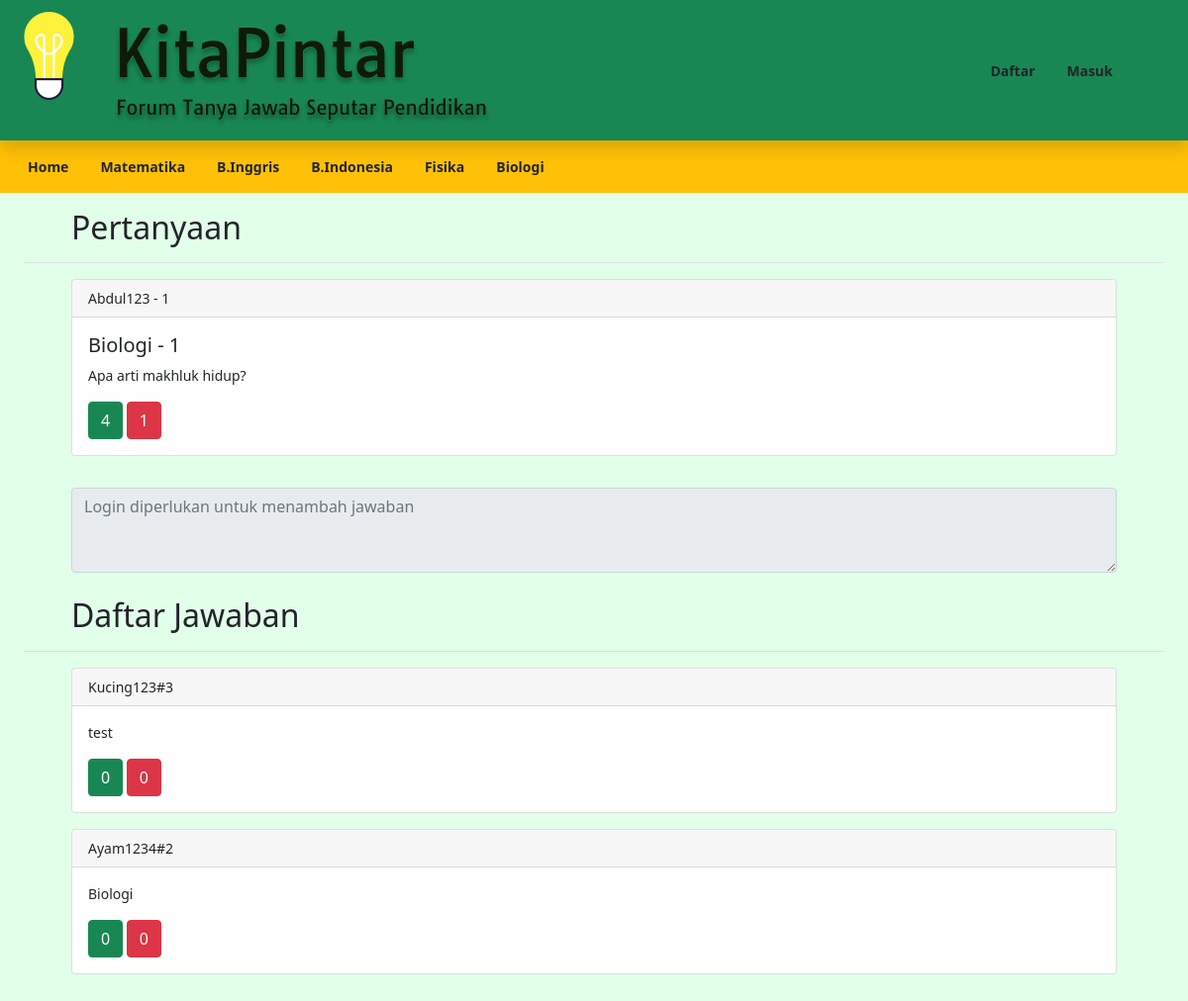
The page /answer.php?qID=1 on the database its author committed.
### tables this page shows
CREATE TABLE `question` (
  `questionid` int(11) NOT NULL,
  `userid` int(11) NOT NULL,
  `subjectid` int(11) NOT NULL,
  `questiontext` varchar(1000) NOT NULL,
  `questionup` int(11) NOT NULL DEFAULT 0,
  `questiondown` int(11) NOT NULL DEFAULT 0
);

CREATE TABLE `users` (
  `userid` int(11) NOT NULL,
  `username` varchar(50) NOT NULL,
  `useremail` varchar(50) NOT NULL,
  `password` varchar(100) NOT NULL,
  `userrole` enum('owner','admin','user','') NOT NULL
);

CREATE TABLE `subject` (
  `subjectid` int(11) NOT NULL,
  `subjectname` varchar(50) NOT NULL
);

CREATE TABLE `answer` (
  `answerid` int(11) NOT NULL,
  `questionid` int(11) NOT NULL,
  `userid` int(11) NOT NULL,
  `answertext` varchar(500) NOT NULL,
  `answerup` int(11) NOT NULL DEFAULT 0,
  `answerdown` int(11) NOT NULL DEFAULT 0
);

### answer.php (the view, shortened to what this page needs)
<?php
  include 'header.php';
?>
<div class="container-fluid">
  <div class="row">
    <main class="col-md-12 ms-sm-auto px-md-4">
      <div class="d-flex justify-content-between flex-wrap flex-md-nowrap align-items-center pt-3 pb-2 mb-3 border-bottom">
        <h1 class="h2 mx-5">Pertanyaan</h1>
      </div>
      <div>
        <table class="table">
          <tbody >
            <?php
              $select = mysqli_query($conn, "SELECT questionid, u.userid, u.username, s.subjectid, s.subjectname, questiontext, questionup, questiondown FROM question q INNER JOIN users u ON q.userid = u.userid INNER JOIN subject s ON s.subjectid = q.subjectid WHERE questionid = '".$_GET['qID']."'");
              while($hasil = mysqli_fetch_array($select)) {
              ?>
              <div class="card mb-3 mx-5">
                <div class="card-header"><?php echo $hasil['username'] ?> - <?php echo $hasil['userid'] ?></div>
                <div class="card-body">
                  <h5 class="card-title"><?php echo $hasil['subjectname'] ?> - <?php echo $hasil['questionid'] ?></h5>
                  <p class="card-text"><?php echo $hasil['questiontext'] ?></p>
                  <a href="q_up.php?qID=<?php echo $hasil['questionid'] ?>" class="btn btn-success"><?php echo $hasil['questionup'] ?></a>
                  <a href="q_down.php?qID=<?php echo $hasil['questionid'] ?>" class="btn btn-danger"><?php echo $hasil['questiondown'] ?></a>
                </div>
              </div>
            <?php } ?>
          </tbody>
        </table>
      </div>
    </main>
  </div>
</div>
<section>
  <?php
    if (isset($_SESSION['user_id'])) {
      echo '
      <form class="mx-5 row" action="answer_proses.php?idpertanyaan='.$_GET['qID'].'" method="post">
        <div class="form-group mb-2">
          <textarea name="answertext" id="field" class="form-control" maxlength="1000" id="exampleFormControlTextarea1" rows="3" placeholder="Masukkan Jawaban"></textarea>
        </div>
        <div class="form-group mb-2">
          <button type="submit" class="btn btn-primary mt-3" name="kirimjawaban">Kirim Jawaban</button>
        </div>
      </form>
      ';
    } else {
      echo '
      <form class="mx-5 row" method="post">
        <div class="form-group mb-2">
          <textarea disabled name="answertext" id="field" class="form-control" maxlength="1000" id="exampleFormControlTextarea1" rows="3" placeholder="Login diperlukan untuk menambah jawaban"></textarea>
        </div>
      </form>
      ';
    }
  ?>
</section>
<div class="container-fluid">
  <div class="row">
    <main class="col-md-12 ms-sm-auto px-md-4">
      <div class="d-flex justify-content-between flex-wrap flex-md-nowrap align-items-center pt-3 pb-2 mb-3 border-bottom">
        <h1 class="h2 mx-5">Daftar Jawaban</h1>
      </div>
      <div>
        <table class="table">
          <tbody >
            <?php
              $select = mysqli_query($conn, "SELECT answerid, questionid, a.userid, answertext, answerup, answerdown, u.username FROM answer a INNER JOIN users u ON a.userid = u.userid WHERE questionid = '".$_GET['qID']."'");
              while($hasil = mysqli_fetch_array($select)) {
              ?>
              <div class="card mb-3 mx-5">
                <div class="card-header"><?php echo $hasil['username'] ?>#<?php echo $hasil['userid'] ?></div>
                <div class="card-body">
                  <p class="card-text"><?php echo $hasil['answertext'] ?></p>
                  <a href="a_up.php?aID=<?php echo $hasil['answerid'] ?>" class="btn btn-success"><?php echo $hasil['answerup'] ?></a>
                  <a href="a_down.php?aID=<?php echo $hasil['answerid'] ?>" class="btn btn-danger"><?php echo $hasil['answerdown'] ?></a>
                </div>
              </div>
            <?php } ?>
          </tbody>
        </table>
      </div>
    </main>
  </div>
</div>
  </body>
</html>
<?php
  include 'footer.php';
?>

### dashboard/dashboard.css (style rules this page uses)
body { font-size: .875rem; }

### rows shown on the page
question: userid.username "Abdul123", userid.userid "1", subjectid.subjectname "Biologi", questionid "1", questiontext "Apa arti makhluk hidup?", questionup "4", questiondown "1"
answer: userid.username "Kucing123", userid "3", answertext "test", answerup "0", answerdown "0"
answer: userid.username "Ayam1234", userid "2", answertext "Biologi", answerup "0", answerdown "0"
